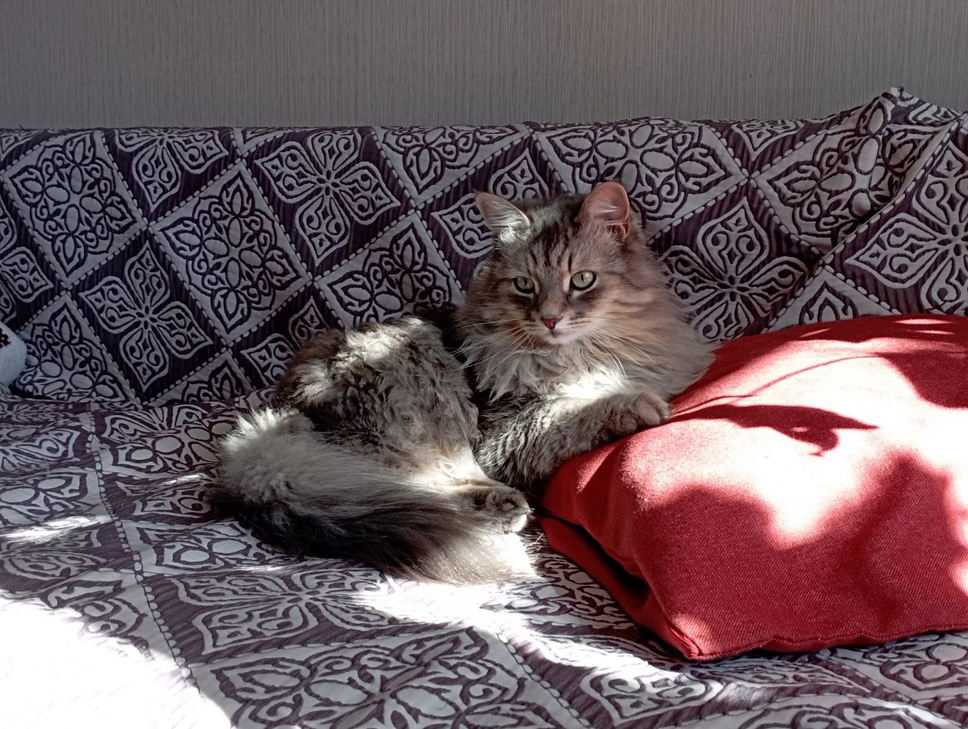
#> input picture files/masya_sunny.png, 968 x 729 px, shrunk from 1280 x 964 before the run
$ python conv.py
#> lines starting #> are read from the running program, lines starting #| are printed output that depends on the picture
from PIL import Image
from matplotlib import pyplot as plt
import numpy as np
from scipy.signal import convolve2d


def open_img(filename):
#> called with filename = 'files/masya_sunny.png'
    return np.asarray(Image.open(filename))
#> returned value is the input picture: shape (729, 968, 4); mean R, G, B, A 107.6, 89.9, 95.3, 255


# @njit
def perform_conv(img, fil):
    # i = np.fft.fft(img)
    # f = np.fft.fft(fil)
    # return np.fft.ifft(np.multiply(i, f))
    res = np.zeros([img.shape[0], img.shape[1], 3])
    res[:, :, 0] = convolve2d(img[:, :, 0] / 255, fil, mode='same')
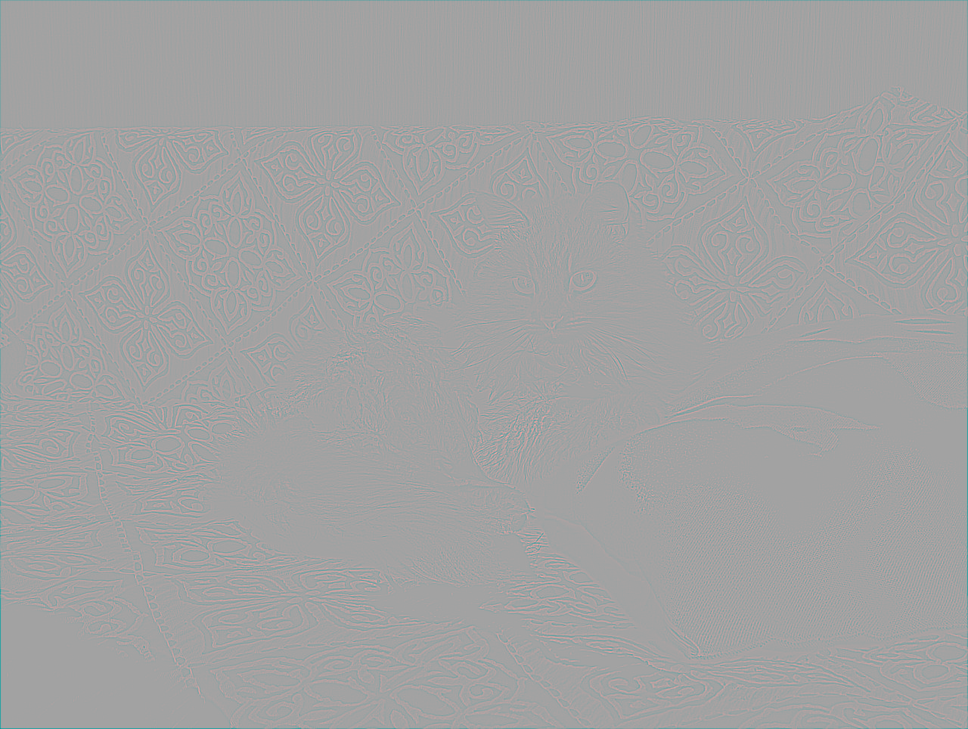
#> res: shape (729, 968, 3) float64; mean R, G, B -0.00708, 0, 0; drawn with min black and max white
    res[:, :, 1] = convolve2d(img[:, :, 1] / 255, fil, mode='same')
    res[:, :, 2] = convolve2d(img[:, :, 2] / 255, fil, mode='same')
    return res

def draw_img(img):
    plt.imshow(img)
    plt.show()


def draw_triple(img, fil, res):
    fig = plt.figure()
    ax1 = fig.add_subplot(131)
    ax2 = fig.add_subplot(132)
    ax3 = fig.add_subplot(133)

    ax1.set_title('Image')
    ax1.get_xaxis().set_visible(False)
    ax1.get_yaxis().set_visible(False)
    ax1.imshow(np.real(img))

    # [4 lines of commented-out code are left out]

    ax2.set_title('Filter')
    ax2.get_xaxis().set_visible(False)
    ax2.get_yaxis().set_visible(False)

    h, w = fil.shape
    ax2.imshow(fil, cmap='Purples')
    for i in range(h):
        for j in range(w):
            ax2.text(j, i, int(fil[i, j] * 100) / 100, ha="center", va="center")
    # [10 lines of commented-out code are left out]

    ax3.set_title('Result')
    ax3.get_xaxis().set_visible(False)
    ax3.get_yaxis().set_visible(False)
    ax3.imshow(np.real(res))

    plt.show()
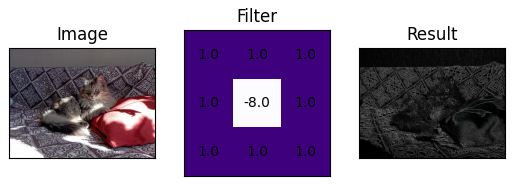
#> figure drawn by matplotlib, 3 panels


def process():
    img_name = 'files/masya_sunny.png'
    img = open_img(img_name)

    # fil = np.asarray([[1 / 9, 1 / 9, 1 / 9],
    #                   [1 / 9, 1 / 9, 1 / 9],
    #                   [1 / 9, 1 / 9, 1 / 9]])  # размытие
    # fil = np.asarray([[1, 2, 1],
    #                   [0, 0, 0],
    #                   [-1, -2, -1]])  # горизонтальный Собель
    # fil = np.asarray([[1, 0, -1],
    #                   [2, 0, -2],
    #                   [1, 0, -1]])  # вертикальный Собель
    fil = np.asarray([[1, 1, 1],
                      [1, -8, 1],
                      [1, 1, 1]])
    # fil = np.asarray([[-1, -1, -1],
    #                   [-1, 9, -1],
    #                   [-1, -1, -1]])  # резкость
    # fil = np.asarray([[0, -1, 0],
    #                   [-1, 4, -1],
    #                   [0, -1, 0]])  # лаплассиан
    res = perform_conv(img, fil)

    draw_triple(img, fil, res)
    # draw_img(img)
    # draw_img(res)


if __name__ == '__main__':
    process()

$ run again, with files/img.png copied over files/masya_sunny.png
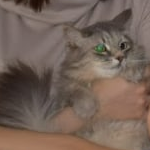
#> input picture files/img.png, 150 x 150 px
#> in open_img, returned value is the input picture: shape (150, 150, 4); mean R, G, B, A 116.1, 98, 87.6, 255
#> in perform_conv, `res[:, :, 2] = convolve2d(img[:, :, 2] / 255, fil, mode='same')`:
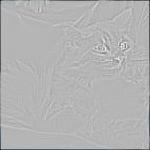
#> res: shape (150, 150, 3) float64; mean R, G, B -0.0374, -0.0303, -0.0266; drawn with min black and max white
#> in draw_triple, `plt.show()`:
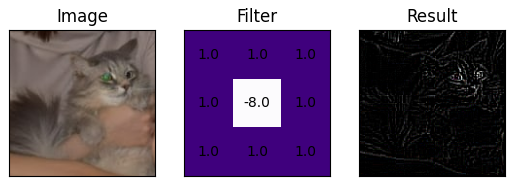
#> figure drawn by matplotlib, 3 panels
